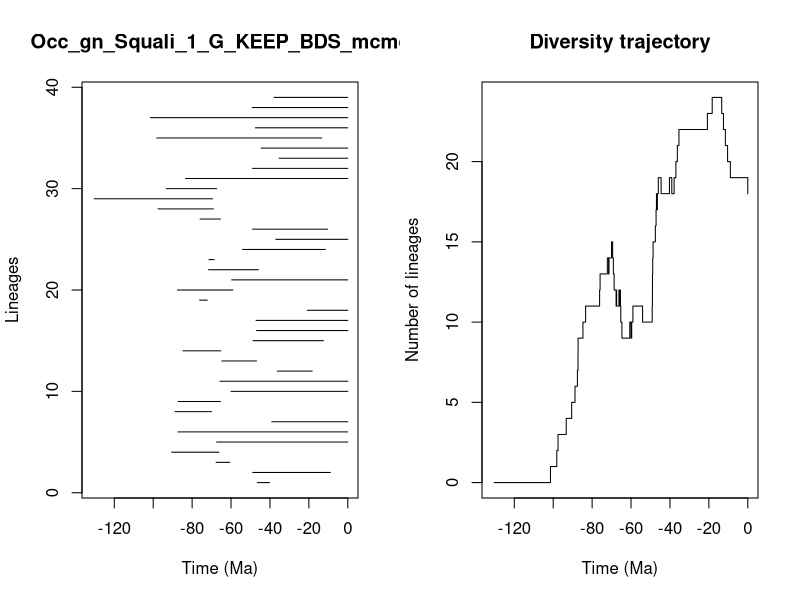

R code for this plot:


pdf(file='../Results/Genus/5_MA_bins_EP_FT/pyrate_mcmc_logs/Occ_gn_Squali_1_G_KEEP_BDS_mcmc_LTT.pdf',width=0.6*20, height=0.6*10)
title = "Occ_gn_Squali_1_G_KEEP_BDS_mcmc"
ts=c(46.460186710580594, 48.85106365776153,67.6821374603718,90.510178670361,67.39919668578656,87.25999347020115,39.05792940787693,88.79414915811846,87.20614464116693,60.001158720096036,65.69981293931795,36.199214293349264,64.6877034104779,84.72416736118045,48.662597051492085,46.86433326409613,47.12825788535759,20.759889583115925,76.15798567554458,87.55628006189372,59.652084787908,71.53625498806655,71.31192289258492,54.0603870665213,36.95342456352361,48.980800201270476,75.90254233086921,97.51586905890053,130.3418914340994,93.30637100786487,83.34297574827598,49.01365266019316,35.378196228144716,44.5490725814878,98.15772481196254,47.49986884023432,101.40628816573935,49.11615334625451,37.87372103697731)
te=c(40.24991679214236, 8.959010512681017,60.65010552781939,66.21078958200744,0.0,0.0,0.0,70.03231900677207,65.49709142111264,0.0,0.0,18.287921213044452,46.93685694604864,65.27843574952897,12.50801594523153,0.0,0.0,0.0,72.18648081209587,59.03617975550617,0.0,45.979219077585576,68.68206473774529,11.513469910959861,0.0,10.380376497337515,65.45042156408212,69.08601121787547,69.44695357115832,67.40181832487379,0.0,0.0,0.0,0.0,13.3990358245411,0.0,0.0,0.0,0.0)
div_traj=c(0, 1,2,3,4,5,6,7,8,9,10,11,12,13,14,13,14,15,14,13,12,11,12,11,12,11,12,11,10,9,10,9,10,11,10,11,12,13,14,15,16,17,18,17,18,19,18,19,18,19,20,21,22,23,24,23,22,21,20,19,18)
time_events=c(130.3418914340994, 101.40628816573935,98.15772481196254,97.51586905890053,93.30637100786487,90.510178670361,88.79414915811846,87.55628006189372,87.25999347020115,87.20614464116693,84.72416736118045,83.34297574827598,76.15798567554458,75.90254233086921,72.18648081209587,71.53625498806655,71.31192289258492,70.03231900677207,69.44695357115832,69.08601121787547,68.68206473774529,67.6821374603718,67.40181832487379,67.39919668578656,66.21078958200744,65.69981293931795,65.49709142111264,65.45042156408212,65.27843574952897,64.6877034104779,60.65010552781939,60.001158720096036,59.652084787908,59.03617975550617,54.0603870665213,49.11615334625451,49.01365266019316,48.980800201270476,48.85106365776153,48.662597051492085,47.49986884023432,47.12825788535759,46.93685694604864,46.86433326409613,46.460186710580594,45.979219077585576,44.5490725814878,40.24991679214236,39.05792940787693,37.87372103697731,36.95342456352361,36.199214293349264,35.378196228144716,20.759889583115925,18.287921213044452,13.3990358245411,12.50801594523153,11.513469910959861,10.380376497337515,8.959010512681017,0.0)
                par(mfrow=c(1,2))
                L = length(ts)
                plot(ts, 1:L , xlim=c(-max(ts)-1,0), pch=20, type="n", main=title,xlab="Time (Ma)",ylab="Lineages")
                for (i in 1:L){segments(x0=-te[i],y0=i,x1=-ts[i],y1=i)}    
                t = -time_events
                plot(div_traj ~ t,type="s", main = "Diversity trajectory",xlab="Time (Ma)",ylab="Number of lineages",xlim=c(-max(ts)-1,0))
                abline(v=c(65,200,251,367,445),lty=2,col="gray")
                
